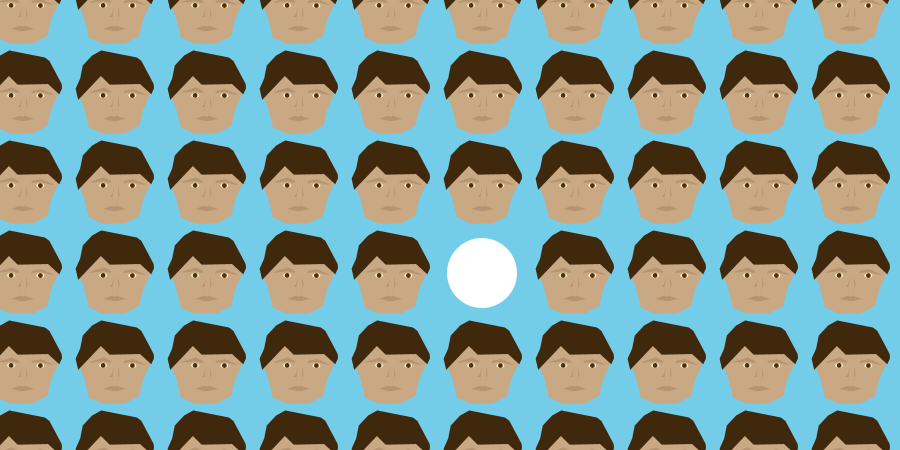
Frame 1 (no input)
Frame 60 (the mouse pressed at the canvas centre just before this capture): identical to frame 1, image omitted
Frame 120 (the mouse held since frame 60 and released just before this capture): identical to frame 1, image omitted

The Processing sketch that drew this single still picture (run headless with seeded random() and noise(); from frame 60 on, the mouse is pressed at the canvas centre):

// Processing sketch: processing_36851
// ── processing_36851.pde

//The usual size of a face before I scale it. Useful for knowing the specific width height etc
final int face_usual_w = 650;
final int face_usual_h = 450;
final int mouth_move_dist = 25; //how far the mouth opens

//Stores index of middleface
int midx_face;
int midy_face;
//its position:
int midx_face_pos;
int midy_face_pos;

//Making an arraylist of longs didn't make it happy, this is my awkward workaround.
class LongObject {
  long l;
  LongObject(long i) {
    l = i;
  }
  long get() {
    return l;
  }
}

//List of times when there was a click, right.
ArrayList helloBursts;
//My button c:
Button TheButton;

//thisi s a button
class Button {
  int x;
  int y;
  int r;//adius
  int lastClickOk; //1 or 0. did the last mouseclick hit this button?
  void draw() {
    if(mousePressed && lastClickOk==1) //Then the mouse is held down, I think.
    {
      fill(128);
    }
    else {
      fill(255);
    }
    ellipse(x, y, r*2, r*2);
  }
  //Checks if you clicked on it, and if you did, adds a new time to the list of wavepulse thingies.
  void checkClickAndAct(int clickx, int clicky) {
    if (dist(x, y, clickx, clicky)<=r)
    {
      helloBursts.add(new LongObject(millis()));
      lastClickOk = 1;
    }
    else {
      lastClickOk = 0;
    }
  }
  Button(int x_, int y_, int twor)
  {
    r = twor/2;
    x = x_;
    y = y_;
    lastClickOk = 0;
  }
}

void setup() {
  size(900,450);
  smooth();
  noStroke();
  helloBursts = new ArrayList();  

  midx_face = 0;
  midy_face = 0;
  //get the center face
  for (int x = -face_usual_w/14; x < width; x+=face_usual_w/7) {
    midx_face++;
  }
  for (int y = -face_usual_h/10; y< height; y+=face_usual_h/5) {
    midy_face++;
  }
  midx_face /= 2;
  midy_face /= 2;
  midx_face_pos = -face_usual_w/14 + face_usual_w/7*midx_face;
  midy_face_pos = -face_usual_h/10 + face_usual_h/5*midy_face;
  
  //setup TheButton
  TheButton = new Button(midx_face_pos+face_usual_w/10+3,midy_face_pos+face_usual_h/10+3,face_usual_w/10+5); //Some Finetuning going
}

void draw() {
  background(115, 205, 232);
  for (int x = -face_usual_w/14; x < width; x+=face_usual_w/7) { // they are pretty widely <--> spaced, so manual adjust with the 15
    for (int y = -face_usual_h/10; y< height; y+=face_usual_h/5) {
      if (x == midx_face_pos && y == midy_face_pos ) {
        //this is where the button would be, but I think I am going to use a button class that gets straight drawn here instead. See it's down below.
      } 
      else {
        //aight let's check the distance from the button for ripple effect
        float distancey = dist(x,y,midx_face_pos,midy_face_pos);
        float mouth = 0;
        for(int i = 0; i < helloBursts.size(); ++i) {
          float inner_part = (millis()-(((LongObject)helloBursts.get(i)).get())-distancey)/100;
          mouth += 0.5-0.5*cos(constrain(inner_part,0,2*PI)); //this part makes it a pulse, not a continuous sine wave c:
        }
        drawFace(x, y, face_usual_w/5, face_usual_h/5,mouth);
      }
    }
  }
  TheButton.draw(); //Make the button in the middle space freed up, right c:
}

//Mouse clickery:
void mousePressed(){
  TheButton.checkClickAndAct(mouseX,mouseY);
}

//Make that face thing sir
void drawFace(int x, int y, int w, int h, float mouthOpenness)
{
  //Here is a bunch of scaling, because the rest is just lots of vertices.
  pushMatrix();
  translate(x, y); //movemove
  //Facetile dimensions = 650, 450. Let's scale that okay.
  scale((float)w/650, (float)h/450); 
  //fine tune the size a bit:
  scale(0.8, 0.8); //the canvas is too big for openprocessing by default.

  //Begin Old Face Code Repurposed. (Hence more scaling):


  //general headshape.
  fill(201, 168, 132); 
  beginShape();
  vertex(238, 395);
  vertex(193, 277);
  vertex(220, 223);
  vertex(240, 134);
  vertex(285, 81);
  vertex(373, 73);
  vertex(482, 71);
  vertex(585, 94);
  vertex(642, 215);
  vertex(672, 261);
  vertex(607, 403);
  vertex(583, 506);
  vertex(493, 553);
  vertex(356, 554);
  vertex(268, 516);
  endShape(CLOSE);

  //hairstyles
  fill(64, 40, 13);
  beginShape();
  vertex(213, 211);
  vertex(230, 128);
  vertex(288, 66);
  vertex(345, 34);
  vertex(568, 78);
  vertex(596, 99);
  vertex(645, 191);
  vertex(673, 244);
  vertex(675, 271);
  vertex(658, 308);
  vertex(588, 244);
  vertex(398, 248);
  vertex(343, 194);
  vertex(201, 343);
  vertex(185, 273);
  endShape(CLOSE);

  //shadey bits

  //eyebrows
  fill(180, 148, 112);
  beginShape();
  vertex(627, 311);
  vertex(545, 276);
  vertex(492, 285);
  vertex(480, 301);
  vertex(540, 293);
  vertex(605, 311);
  endShape(CLOSE);

  beginShape();
  vertex(267, 295);
  vertex(363, 265);
  vertex(407, 288);
  vertex(402, 301);
  vertex(358, 288);
  vertex(290, 298);
  endShape(CLOSE);

  //nose
  beginShape();
  vertex(450, 318);
  vertex(460, 373);
  vertex(453, 396);
  endShape(CLOSE);

  beginShape();
  vertex(425, 328);
  vertex(415, 388);
  vertex(400, 388);
  vertex(412, 370);
  endShape(CLOSE);

  beginShape();
  vertex(422, 406);
  vertex(405, 408);
  vertex(415, 403);
  endShape(CLOSE);

  beginShape();
  vertex(442, 403);
  vertex(443, 411);
  vertex(450, 403);
  endShape(CLOSE);

  //mouth
  mouthOpenness = constrain(mouthOpenness, 0, 1); //Don't be too open please. Or closed.

  beginShape();
  vertex(357, 463);
  vertex(408, 443-mouth_move_dist*mouthOpenness);
  vertex(432, 448-mouth_move_dist*mouthOpenness);
  vertex(438, 441-mouth_move_dist*mouthOpenness);
  vertex(502, 463);
  vertex(432, 463-mouth_move_dist*mouthOpenness);
  endShape(CLOSE);

  beginShape();
  vertex(357, 463);
  vertex(430, 463+mouth_move_dist*mouthOpenness);
  vertex(502, 463);
  vertex(443, 475+mouth_move_dist*mouthOpenness);
  vertex(420, 475+mouth_move_dist*mouthOpenness);
  endShape(CLOSE);

  fill(180, 98, 62);
  beginShape();
  vertex(357, 463);
  vertex(432, 463-mouth_move_dist*mouthOpenness);
  vertex(502, 463);
  vertex(430, 463+mouth_move_dist*mouthOpenness);
  endShape(CLOSE);

  //eyes
  fill(280, 248, 212);
  ellipse(357, 315, 50, 30);
  ellipse(540, 316, 50, 30);
  fill(80, 48, 12);
  ellipse(357, 315, 30, 30);
  ellipse(540, 316, 30, 30);
  popMatrix();
}
                                
